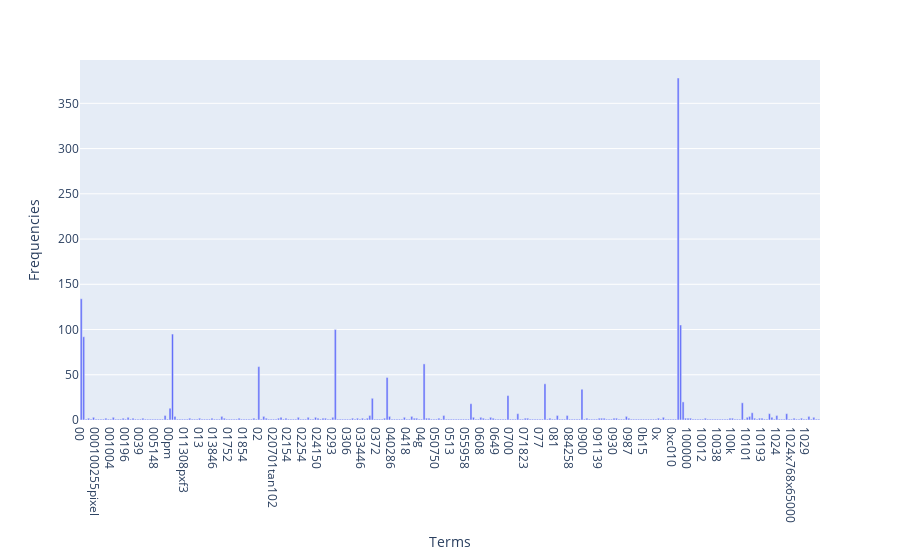

Notebook code for this chart:
### Markdown cell above
### >>> **Exercise 12 (take home):**
If you want a nicer interactive visualization here, I would encourage you try to install and use plotly to achieve this.

### Code cell
# Answer here
import plotly.express as px
fig = px.bar(x=count_vect.get_feature_names_out()[:300], 
            y=term_frequencies[:300])
# 設定xy軸標題
fig.update_layout(
    xaxis_title="Terms",
    yaxis_title="Frequencies"
)

fig.show()

### Figure 1 — Plotly figure (JSON) as saved in the notebook; plotly's stock layout.template omitted (floating-point values rounded to 4 significant figures; data arrays with more than 128 entries replaced by an {"elided": "..."} marker saying what was removed)
{"data": [{"alignmentgroup": "True", "hovertemplate": "x=%{x}<br>y=%{y}<extra></extra>", "legendgroup": "", "marker": {"color": "#636efa", "pattern": {"shape": ""}}, "name": "", "offsetgroup": "", "orientation": "v", "showlegend": false, "textposition": "auto", "type": "bar", "x": {"elided": "300 str values"}, "xaxis": "x", "y": {"elided": "300 int values"}, "yaxis": "y"}], "layout": {"barmode": "relative", "legend": {"tracegroupgap": 0}, "margin": {"t": 60}, "xaxis": {"anchor": "y", "domain": [0, 1], "title": {"text": "Terms"}}, "yaxis": {"anchor": "x", "domain": [0, 1], "title": {"text": "Frequencies"}}}}
